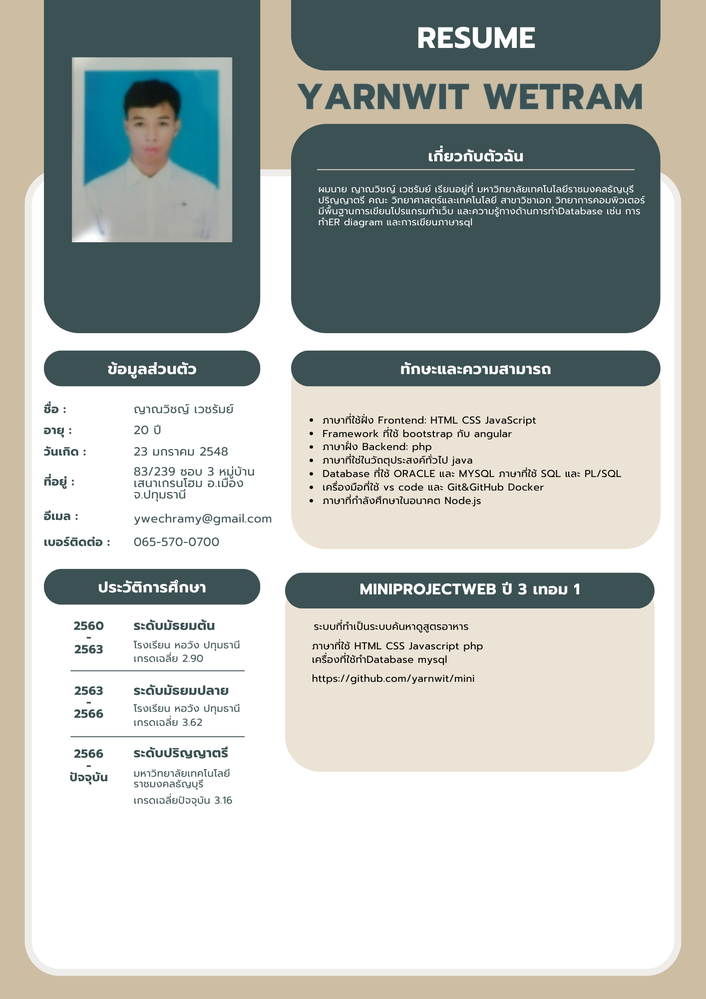
#> input picture docs/user_input_files/Myresume.png, 706 x 999 px, shrunk from 1414 x 2000 before the run
$ python crop_image.py
#> lines starting #> are read from the running program, lines starting #| are printed output that depends on the picture
from PIL import Image
import os

try:
    img_path = 'user_input_files/Myresume.png'
    output_path = 'public/images/profile.jpg'

    if os.path.exists(img_path):
        img = Image.open(img_path)
#> img is the input picture: PIL image 706x999 RGB; mean R, G, B 185, 188.7, 183.7
        width, height = img.size
#> width = 706; height = 999

        # Estimate the crop size for a standard resume photo (usually top left)
        # Assuming a reasonable square size relative to the document
        # Let's crop a square of about 400x400 pixels or 25% of width, whichever is smaller but reasonable

        crop_size = min(width // 3, height // 4, 500)
#> crop_size = 235

        # If the image is very small, just use it as is, otherwise crop top-left
        if width > 200 and height > 200:
            # Crop box: (left, top, right, bottom)
            # Adding a small margin if needed, but user said top-left corner
            left = 0
            top = 0
            right = crop_size
#> right = 235
            bottom = crop_size
#> bottom = 235

            cropped_img = img.crop((left, top, right, bottom))
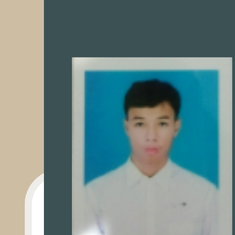
#> cropped_img: PIL image 235x235 RGB; mean R, G, B 112.5, 136.7, 135.5
            cropped_img = cropped_img.convert('RGB') # Ensure RGB for JPEG
            cropped_img.save(output_path, quality=95)
            print(f"Image cropped and saved to {output_path}")
        else:
            img.convert('RGB').save(output_path)
            print("Image too small to crop, saved original.")
    else:
        print("Source image not found.")
except Exception as e:
    print(f"Error: {e}")
